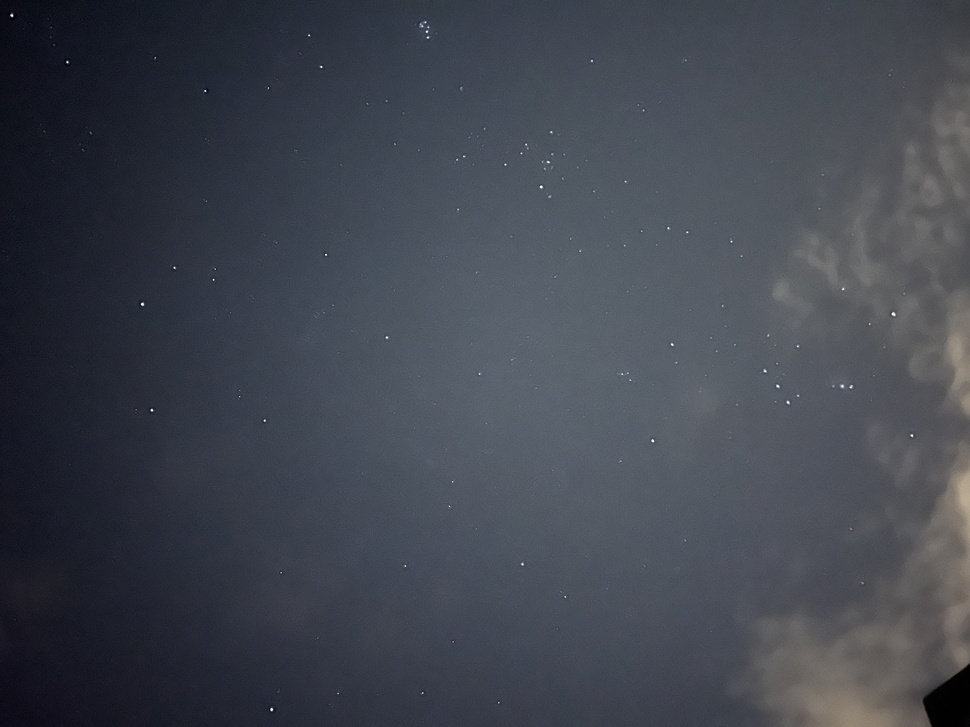
#> input picture blend/IMG_3192.jpeg, 970 x 727 px, shrunk from 4032 x 3024 before the run
$ jupyter execute --allow-errors blend.ipynb
#> lines starting #> are read from the running program, lines starting #| are printed output that depends on the picture
[cell 1]
import numpy as np
import skimage as sk
import skimage.io as skio
import matplotlib.pyplot as plt
from scipy.signal import convolve2d, gaussian
import cv2

[cell 2]
# name of the input files
imname = 'IMG_3192.jpeg'
imname2 = 'IMG_3380-preview.jpeg'
maskname = 'mask.jpeg'

# read in the images
im = skio.imread(imname)
#> im is the input picture: shape (727, 970, 3); mean R, G, B 65, 69.3, 79
im2 = skio.imread(imname2)
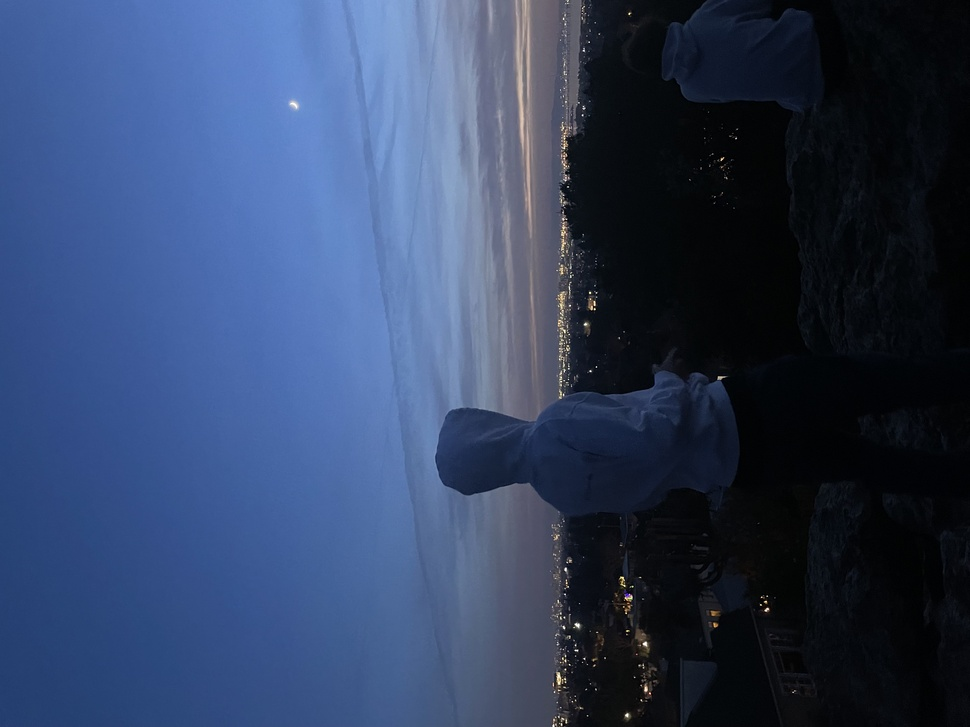
#> input picture blend/IMG_3380-preview.jpeg, 970 x 727 px, shrunk from 4032 x 3024 before the run
#> im2 is the input picture: shape (727, 970, 3); mean R, G, B 49, 65, 96.9
mask = skio.imread(maskname)
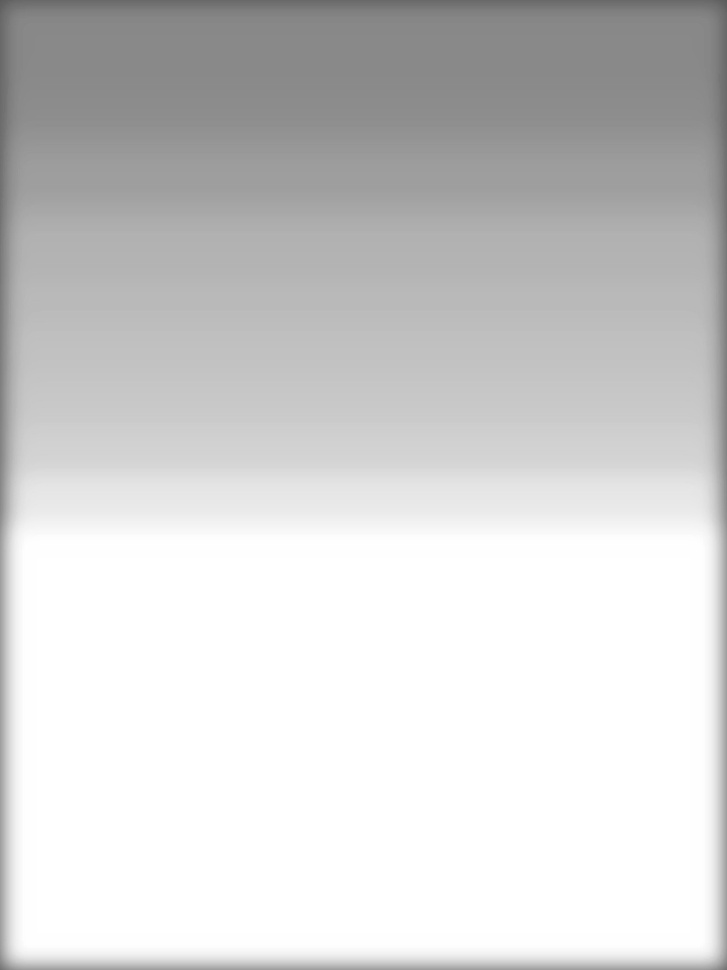
#> input picture blend/mask.jpeg, 727 x 970 px, shrunk from 3024 x 4032 before the run
#> mask is the input picture: shape (970, 727, 3); min 91, max 255, mean 209.5

# convert to double (might want to do this later on to save memory)
im = sk.img_as_float(im)
im2 = sk.img_as_float(im2)
mask = cv2.cvtColor(mask, cv2.COLOR_RGB2GRAY)
#> mask: shape (970, 727)
mask = sk.img_as_float(mask)

[cell 3]
def G(image, size, std):
    gaussian_kernel = gaussian(size, std)
    gaussian_kernel /= np.sum(gaussian_kernel)
    gaussian_kernel = np.outer(gaussian_kernel, np.transpose(gaussian_kernel))

    return convolve2d(image, gaussian_kernel, "same")

[cell 4]
# blur mask for smoother blending
# mask = G(mask, 211, 42.2)

min = np.min(mask)
#> min = 0.357
max = np.max(mask)
#> max = 1
mask = mask + 1 - max
mask = np.clip(mask, 0, 1)

# save new mask
mask = np.dstack([mask, mask, mask])
#> mask: shape (970, 727, 3) float64
plt.imshow(mask)
plt.show()
fname = 'mask.jpeg'
plt.imsave(fname, mask)

# compute blended image
#> (the rest of this cell did not finish here and is left out)
